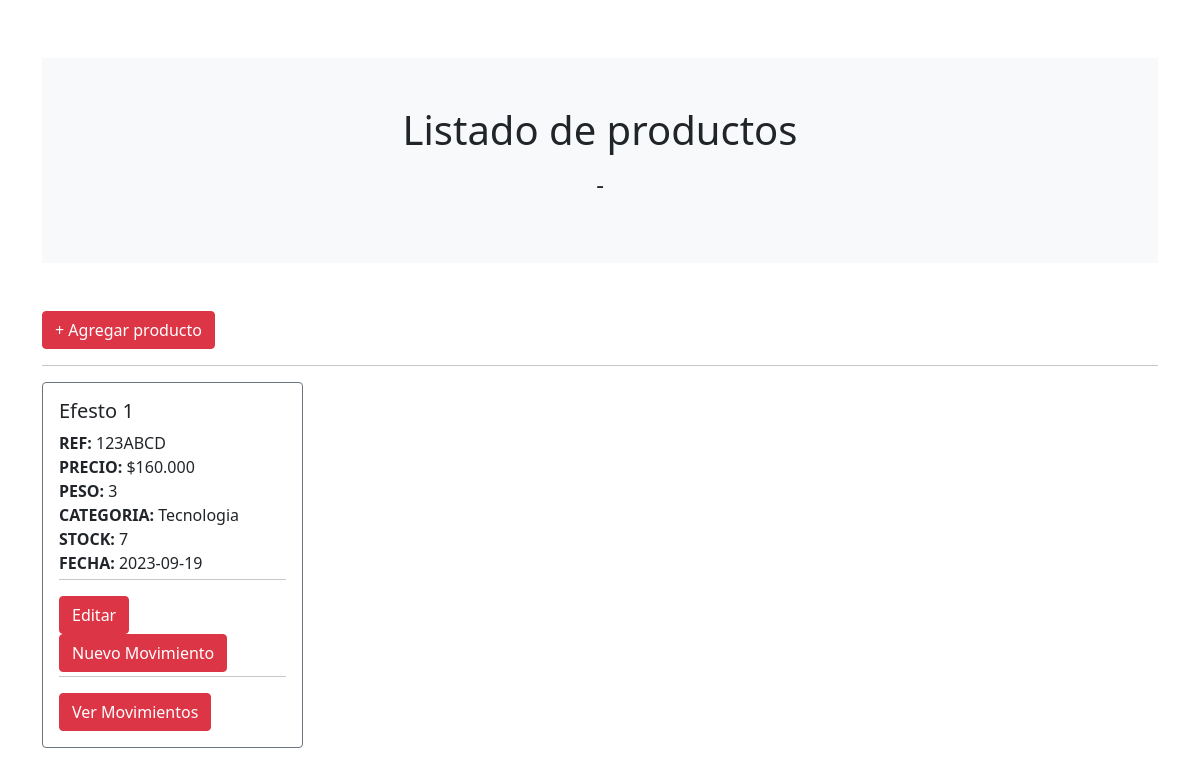
The page / on the database its author committed.
### tables this page shows
CREATE TABLE `producto` (
  `id_producto` int(11) NOT NULL,
  `nombre_producto` varchar(50) NOT NULL,
  `referencia_producto` varchar(35) NOT NULL,
  `precio_producto` decimal(10,2) NOT NULL,
  `peso_producto` int(6) NOT NULL,
  `categoria_producto` varchar(35) NOT NULL,
  `stock_producto` int(11) NOT NULL,
  `fechacreacion_producto` date NOT NULL
);

### index.php (called while the page is built, shortened)
<?php
require_once 'model/db.php';
$controller = new $controllerName();
$dataToView["data"] = array();
if(method_exists($controller,$_GET["action"])) $dataToView["data"] = $controller->{$_GET["action"]}();
require_once 'view/template/header.php';
require_once 'view/'.$controller->view.'.php';
require_once 'view/template/footer.php';
?>

### controller/producto.php (called while the page is built, shortened)
<?php
require_once 'model/producto.php';
class productoController{
	public function __construct() {
		$this->noteObj = new Producto();
	}
	public function list(){
		$this->page_title = 'Listado de productos';
		return $this->noteObj->getProductos();
	}
}
?>

### model/db.php (called while the page is built, shortened)
<?php
class Db {
	public function __construct() {
		$this->host = constant('DB_HOST');
		$this->db = constant('DB');
		$this->user = constant('DB_USER');
		$this->pass = constant('DB_PASS');
		try {
           $this->conection = new PDO('mysql:host='.$this->host.'; dbname='.$this->db, $this->user, $this->pass);
        } catch (PDOException $e) {
            echo $e->getMessage();
            exit();
        }
	}
}
?>

### model/producto.php (called while the page is built, shortened)
<?php
class Producto {
	private $table = 'producto';
	private $conection;
	public function getConection(){
		$dbObj = new Db();
		$this->conection = $dbObj->conection;
	}
	public function getProductos(){
		$sql = "SELECT * FROM ".$this->table." ORDER BY nombre_producto;";
		$stmt = $this->conection->prepare($sql);
		$stmt->execute();
		return $stmt->fetchAll();
	}
}
?>

### view/list_producto.php (the view)
<a href="index.php?controller=producto&action=nuevo" class="btn btn-danger">+ Agregar producto</a>
<div class="row">
	<div class="col-md-12 text-right">
		<hr/>
	</div>
	<?php
	if(count($dataToView["data"])>0){
		foreach($dataToView["data"] as $producto){
			?>
			<div class="col-md-3">
				<div class="card-body border border-secondary rounded">
					<h5 class="card-title"><?php echo $producto['nombre_producto']; ?></h5>
					<div class="card-text"><b>REF: </b><?php echo nl2br($producto['referencia_producto']); ?></div>
					<div class="card-text"><b>PRECIO: </b><?php echo '$'.number_format($producto['precio_producto'], 0, ",", "."); ?></div>
					<div class="card-text"><b>PESO: </b><?php echo number_format($producto['peso_producto'], 0, ",", "."); ?></div>
					<div class="card-text"><b>CATEGORIA: </b><?php echo nl2br($producto['categoria_producto']); ?></div>
					<div class="card-text"><b>STOCK: </b><?php echo nl2br($producto['stock_producto']); ?></div>
					<div class="card-text"><b>FECHA: </b><?php echo nl2br($producto['fechacreacion_producto']); ?></div>
					<hr class="mt-1"/>
					<a href="index.php?controller=producto&action=editar&id_producto=<?php echo $producto['id_producto']; ?>" class="btn btn-danger">Editar</a>
					<a href="index.php?controller=producto&action=nuevomovimiento&id_producto=<?php echo $producto['id_producto']; ?>" class="btn btn-danger">Nuevo Movimiento</a>
					<hr class="mt-1"/>
					<a href="index.php?controller=producto&action=vermovimientos&id_producto=<?php echo $producto['id_producto']; ?>" class="btn btn-danger">Ver Movimientos</a>
				</div>
			</div>
			<?php
		}
	}else{
		?>
		<div class="alert alert-info">
			Actualmente no existen productos.
		</div>
		<?php
	}
	?>
	<br>
</div><br>

### view/template/header.php (shortened to what this page needs)
<!DOCTYPE html>
<html>
<head>
	<link rel="stylesheet" href="https://cdn.jsdelivr.net/npm/bootstrap@5.1.3/dist/css/bootstrap.min.css">
</head>
<body>
	<div class="container">
		<header class="mb-5">
			<div class="p-5 text-center bg-light" style="margin-top: 58px;">
				<h1 class="mb-3"><?php echo $controller->page_title; ?></h1>
				<h4 class="mb-3">-</h4>
			</div>
		</header>

### view/template/footer.php
</div>
</body>
</html>

### rows shown on the page
producto: nombre_producto "Efesto 1", referencia_producto "123ABCD", precio_producto "160.000", peso_producto "3", categoria_producto "Tecnologia", stock_producto "7", fechacreacion_producto "2023-09-19"

### other values the page prints
$controller->page_title "Listado de productos"
